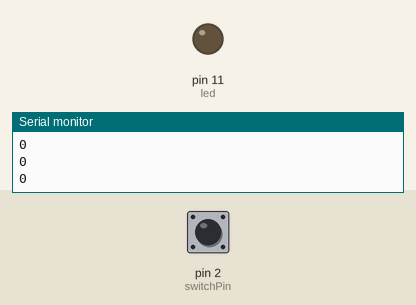
The sketch below on a simulated Arduino Uno, built with avr-gcc and run on an emulated ATmega328P. Parts: output pins drawn as LEDs (lit = HIGH), the last lines printed to the serial monitor. Inputs (shaded band) come from the test bench; at power-on: pin 2 (switchPin) LOW.

Above: at 1.2 s.
1.3 s: pin 2 (switchPin) pulled HIGH for 0.15 s
At 2.4 s:
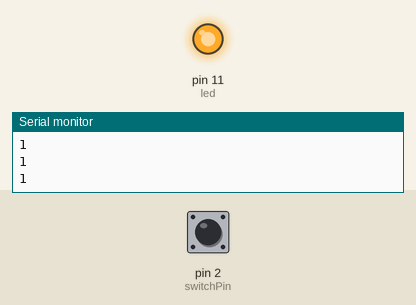
2.9 s: pin 2 (switchPin) driven HIGH
5.9 s: pin 2 (switchPin) pulsed LOW 5 times (0.12 s each, 0.3 s apart)
At 7.4 s:
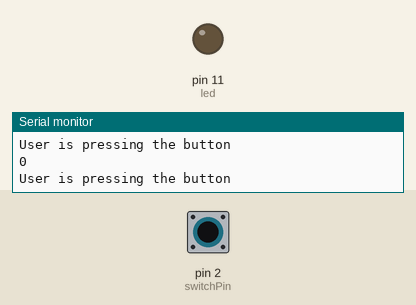
10.4 s: pin 2 (switchPin) driven LOW
At 10.9 s:
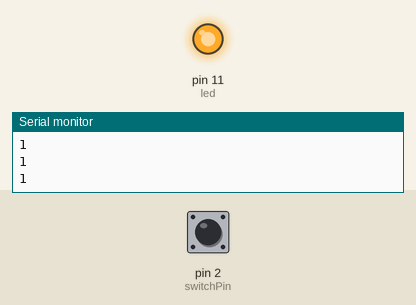
Timing chart, 0 to 12.9 s (numbered marks = the images above; inputs shaded):
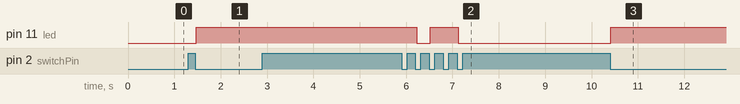

Measured:
- after the input at 1.3 s, pin 11 (led): LOW → HIGH after 0.17 s
- after the input at 5.9 s, pin 11 (led): HIGH → LOW after 0.33 s, → HIGH 0.30 s later, → LOW 0.60 s later
- after the input at 10.4 s, pin 11 (led): LOW → HIGH at once

The sketch:

basicCounter.ino
```cpp
#define switchPin 2
#define led 11

int switchRead = 0;

int counter = 0;

boolean pressing = false;

void setup() {
  // put your setup code here, to run once:
  Serial.begin(9600);
  pinMode(switchPin, INPUT);
  pinMode(led, OUTPUT);
}

void loop() {
  // put your main code here, to run repeatedly:
  //digitalWrite(led,HIGH);
  switchRead = digitalRead(switchPin);
  //Serial.println(switchRead);

  if(switchRead == 1){
    //counter = counter + 1;
    pressing = true;
    Serial.println("User is pressing the button");
  }

  if(switchRead == 0 && pressing == true){
    counter = counter +1;
    pressing = false;
  }
  Serial.println(counter);


  if(counter == 1){
    digitalWrite(led, HIGH);
  }else if(counter == 2){
    //mode 2
//    digitalWrite(led, HIGH);
//    delay(3000);
//    digitalWrite(led,LOW);
//    delay(3000);
    }else{
    digitalWrite(led,LOW);
    counter = 0;
  }
}
```
